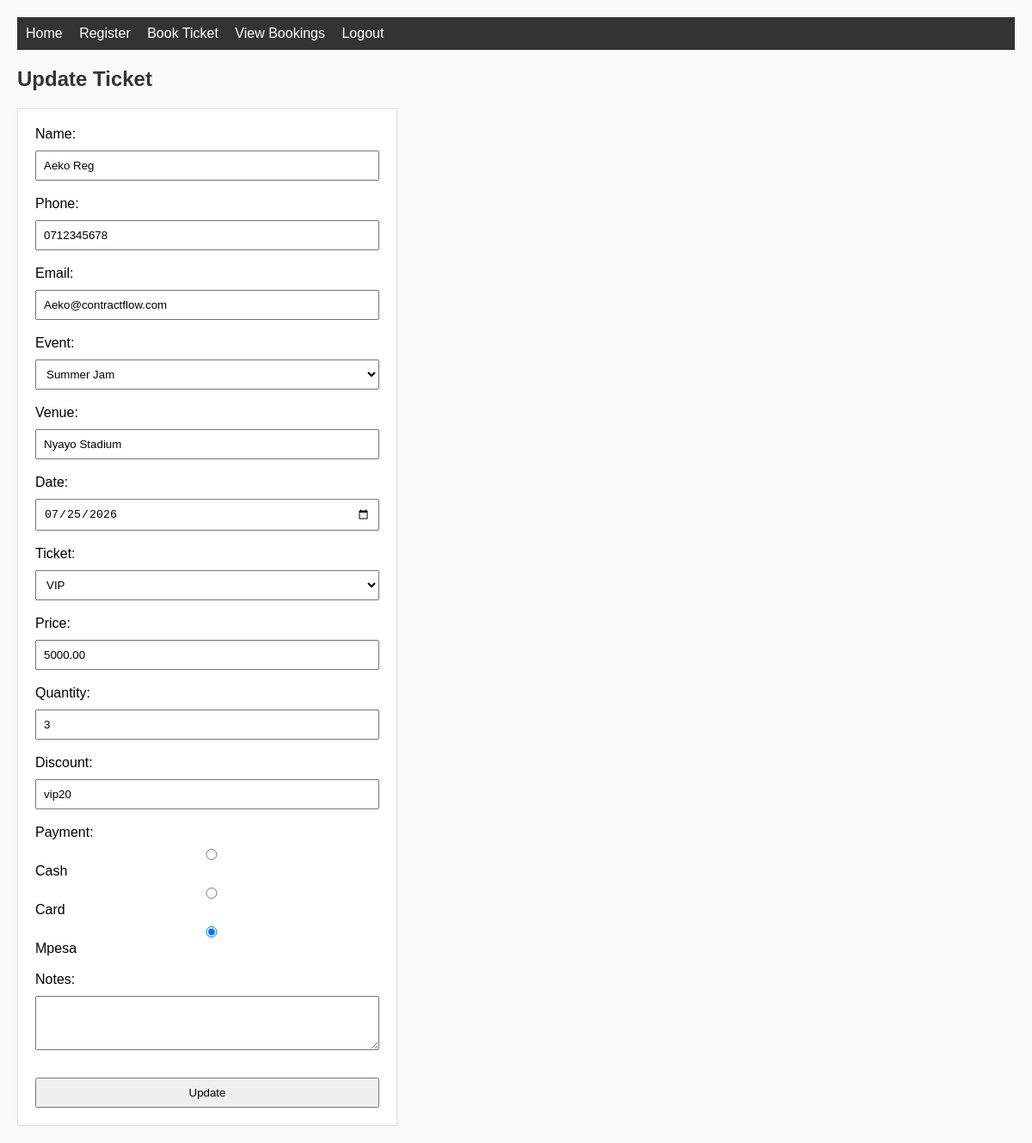
The page /eventsticketing/update_ticket.php?id=1 on the database its author committed.
### tables this page shows
CREATE TABLE `tickets` (
  `id` int(11) NOT NULL,
  `customer_name` varchar(100) NOT NULL,
  `phone` varchar(20) NOT NULL,
  `email` varchar(100) NOT NULL,
  `event_name` varchar(100) NOT NULL,
  `venue` varchar(100) NOT NULL,
  `event_date` date NOT NULL,
  `ticket_type` varchar(50) NOT NULL,
  `quantity` int(11) NOT NULL,
  `price_per_ticket` decimal(10,2) NOT NULL,
  `discount_code` varchar(50) DEFAULT NULL,
  `total_cost` decimal(10,2) NOT NULL,
  `final_amount` decimal(10,2) NOT NULL,
  `payment_method` varchar(50) NOT NULL,
  `notes` text DEFAULT NULL
);

### eventsticketing/update_ticket.php (the view, shortened to what this page needs)
<?php
include 'db.php';
$id = (int)$_GET['id'];
$result = $conn->query("SELECT * FROM tickets WHERE id=$id");
$row = $result->fetch_assoc();
?>
<!DOCTYPE html>
<html lang="en">
<head>
  <link rel="stylesheet" href="style.css">
</head>
<body>
  <nav>
    <a href="index.html">Home</a>
    <a href="create_users.html">Register</a>
    <a href="ticket_form.html">Book Ticket</a>
    <a href="view.php">View Bookings</a>
    <a href="logout.php">Logout</a>
  </nav>
  <h2>Update Ticket</h2>
  <form method="post">
    Name: <input type="text" name="customer_name" value="<?php echo $row['customer_name']; ?>" required><br><br>
    Phone: <input type="text" name="phone" value="<?php echo $row['phone']; ?>" required><br><br>
    Email: <input type="email" name="email" value="<?php echo $row['email']; ?>" required><br><br>
    Event:
    <select name="event_name" id="event_name" onchange="setVenue()" required>
      <option value="Summer Jam" <?php if($row['event_name']=="Summer Jam") echo "selected"; ?>>Summer Jam</option>
    </select><br><br>
    Venue: <input type="text" name="venue" id="venue" value="<?php echo $row['venue']; ?>" readonly required><br><br>
    Date: <input type="date" name="event_date" value="<?php echo $row['event_date']; ?>" required><br><br>
    Ticket:
    <select name="ticket_type" id="ticket_type" onchange="setPrice()" required>
      <option value="VIP" <?php if($row['ticket_type']=="VIP") echo "selected"; ?>>VIP</option>
    </select><br><br>
    Price: <input type="text" id="price" name="price" value="<?php echo $row['price_per_ticket']; ?>" readonly><br><br>
    Quantity: <input type="number" name="ticket_count" value="<?php echo $row['quantity']; ?>" min="1" required><br><br>
    Discount: <input type="text" name="discount_code" value="<?php echo $row['discount_code']; ?>"><br><br>
    Payment:
    <input type="radio" name="payment" value="Cash" <?php if($row['payment_method']=="Cash") echo "checked"; ?>> Cash
    <input type="radio" name="payment" value="Card" <?php if($row['payment_method']=="Card") echo "checked"; ?>> Card
    <input type="radio" name="payment" value="Mpesa" <?php if($row['payment_method']=="Mpesa") echo "checked"; ?>> Mpesa<br><br>
    Notes: <textarea name="notes" rows="3" cols="30"><?php echo $row['notes']; ?></textarea><br><br>
    <button type="submit">Update</button>
  </form>
</body>
</html>

### eventsticketing/style.css (style rules this page uses)
body { font-family: Arial, sans-serif; margin: 20px; background-color: #f9f9f9; }
h1, h2 { color: #333; }
nav { background: #333; padding: 10px; margin-bottom: 20px; }
nav a { color: white; margin-right: 15px; text-decoration: none; }
form { background: #fff; padding: 20px; border: 1px solid #ddd; width: 400px; }
input, select, textarea, button { margin-top: 10px; width: 100%; padding: 8px; box-sizing: border-box; }

### rows shown on the page
tickets: customer_name "Aeko Reg", phone "0712345678", email "Aeko@contractflow.com", event_name "Summer Jam", venue "Nyayo Stadium", event_date "07/25/2026", ticket_type "VIP", price "5000.00", ticket_count "3", discount_code "vip20", payment_method "☑"
